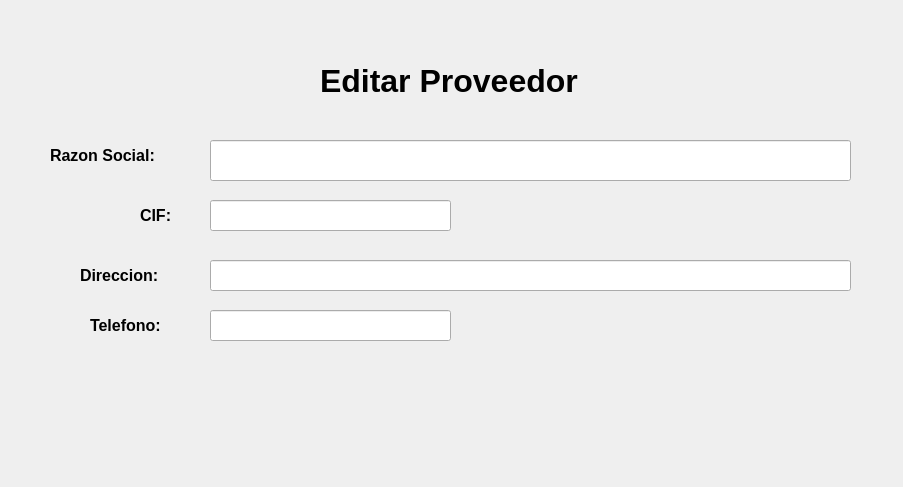
<?xml version="1.0" encoding="UTF-8"?>
<ui version="4.0">
 <class>editSupplyForm</class>
 <widget class="QWidget" name="editSupplyForm">
  <property name="geometry">
   <rect>
    <x>0</x>
    <y>0</y>
    <width>903</width>
    <height>487</height>
   </rect>
  </property>
  <property name="windowTitle">
   <string>Editar Proveedor</string>
  </property>
  <property name="windowIcon">
   <iconset>
    <normaloff>../assetes/icons/add.png</normaloff>../assetes/icons/add.png</iconset>
  </property>
  <widget class="QLineEdit" name="nameLineEdit">
   <property name="geometry">
    <rect>
     <x>210</x>
     <y>140</y>
     <width>641</width>
     <height>41</height>
    </rect>
   </property>
  </widget>
  <widget class="QLabel" name="label">
   <property name="geometry">
    <rect>
     <x>50</x>
     <y>140</y>
     <width>141</width>
     <height>31</height>
    </rect>
   </property>
   <property name="font">
    <font>
     <family>Arial</family>
     <pointsize>12</pointsize>
     <weight>75</weight>
     <bold>true</bold>
    </font>
   </property>
   <property name="text">
    <string>Razon Social:</string>
   </property>
  </widget>
  <widget class="QLineEdit" name="cifLineEdit">
   <property name="geometry">
    <rect>
     <x>210</x>
     <y>200</y>
     <width>241</width>
     <height>31</height>
    </rect>
   </property>
  </widget>
  <widget class="QLabel" name="label_2">
   <property name="geometry">
    <rect>
     <x>140</x>
     <y>200</y>
     <width>41</width>
     <height>31</height>
    </rect>
   </property>
   <property name="font">
    <font>
     <family>Arial</family>
     <pointsize>12</pointsize>
     <weight>75</weight>
     <bold>true</bold>
    </font>
   </property>
   <property name="text">
    <string>CIF:</string>
   </property>
  </widget>
  <widget class="QLineEdit" name="locationLineEdit">
   <property name="geometry">
    <rect>
     <x>210</x>
     <y>260</y>
     <width>641</width>
     <height>31</height>
    </rect>
   </property>
  </widget>
  <widget class="QLabel" name="label_6">
   <property name="geometry">
    <rect>
     <x>80</x>
     <y>260</y>
     <width>101</width>
     <height>31</height>
    </rect>
   </property>
   <property name="font">
    <font>
     <family>Arial</family>
     <pointsize>12</pointsize>
     <weight>75</weight>
     <bold>true</bold>
    </font>
   </property>
   <property name="text">
    <string>Direccion:</string>
   </property>
  </widget>
  <widget class="QLabel" name="label_8">
   <property name="geometry">
    <rect>
     <x>320</x>
     <y>60</y>
     <width>341</width>
     <height>41</height>
    </rect>
   </property>
   <property name="font">
    <font>
     <family>Arial</family>
     <pointsize>24</pointsize>
     <weight>75</weight>
     <bold>true</bold>
    </font>
   </property>
   <property name="text">
    <string>Editar Proveedor</string>
   </property>
  </widget>
  <widget class="QPushButton" name="saveButton">
   <property name="geometry">
    <rect>
     <x>610</x>
     <y>380</y>
     <width>81</width>
     <height>91</height>
    </rect>
   </property>
   <property name="cursor">
    <cursorShape>PointingHandCursor</cursorShape>
   </property>
   <property name="styleSheet">
    <string notr="true">QPushButton:hover
{
	border-style: solid;
   	background-color:#bbdefb;

}

QPushButton:pressed
{
	 	background-color:#0069c0;
}
</string>
   </property>
   <property name="text">
    <string/>
   </property>
   <property name="icon">
    <iconset>
     <normaloff>../assetes/icons/floppy-disk.png</normaloff>../assetes/icons/floppy-disk.png</iconset>
   </property>
   <property name="iconSize">
    <size>
     <width>80</width>
     <height>71</height>
    </size>
   </property>
   <property name="flat">
    <bool>true</bool>
   </property>
  </widget>
  <widget class="QPushButton" name="cancelButton">
   <property name="geometry">
    <rect>
     <x>730</x>
     <y>380</y>
     <width>81</width>
     <height>91</height>
    </rect>
   </property>
   <property name="cursor">
    <cursorShape>PointingHandCursor</cursorShape>
   </property>
   <property name="styleSheet">
    <string notr="true">QPushButton:hover
{
	border-style: solid;
   	background-color:#ff9090;

}

QPushButton:pressed
{
	 	background-color:#0069c0;
}
</string>
   </property>
   <property name="text">
    <string/>
   </property>
   <property name="icon">
    <iconset>
     <normaloff>../assetes/icons/button.png</normaloff>../assetes/icons/button.png</iconset>
   </property>
   <property name="iconSize">
    <size>
     <width>80</width>
     <height>71</height>
    </size>
   </property>
   <property name="flat">
    <bool>true</bool>
   </property>
  </widget>
  <widget class="QLabel" name="label_4">
   <property name="geometry">
    <rect>
     <x>90</x>
     <y>310</y>
     <width>91</width>
     <height>31</height>
    </rect>
   </property>
   <property name="font">
    <font>
     <family>Arial</family>
     <pointsize>12</pointsize>
     <weight>75</weight>
     <bold>true</bold>
    </font>
   </property>
   <property name="text">
    <string>Telefono:</string>
   </property>
  </widget>
  <widget class="QLineEdit" name="phoneLineEdit">
   <property name="geometry">
    <rect>
     <x>210</x>
     <y>310</y>
     <width>241</width>
     <height>31</height>
    </rect>
   </property>
  </widget>
 </widget>
 <resources/>
 <connections/>
</ui>
